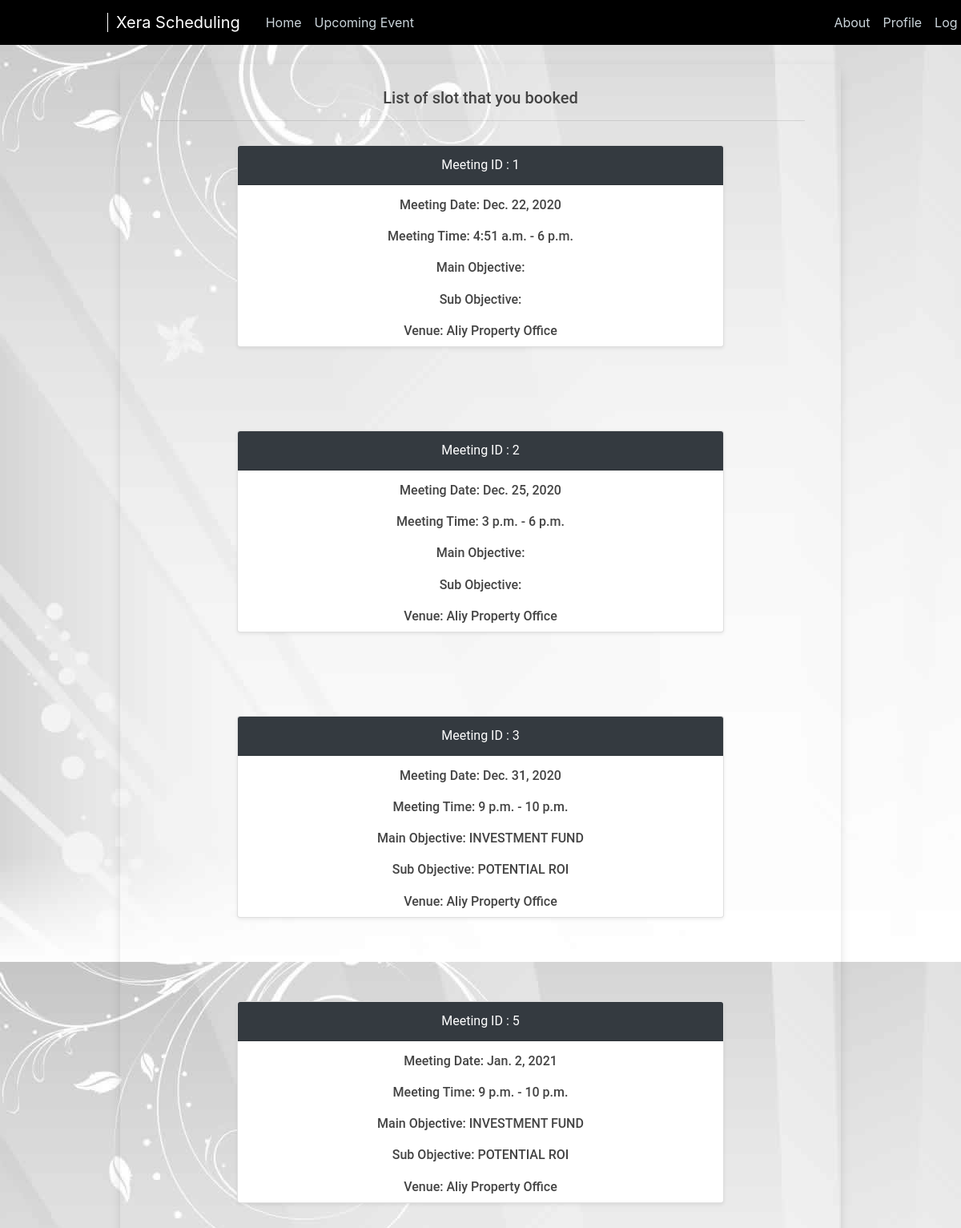
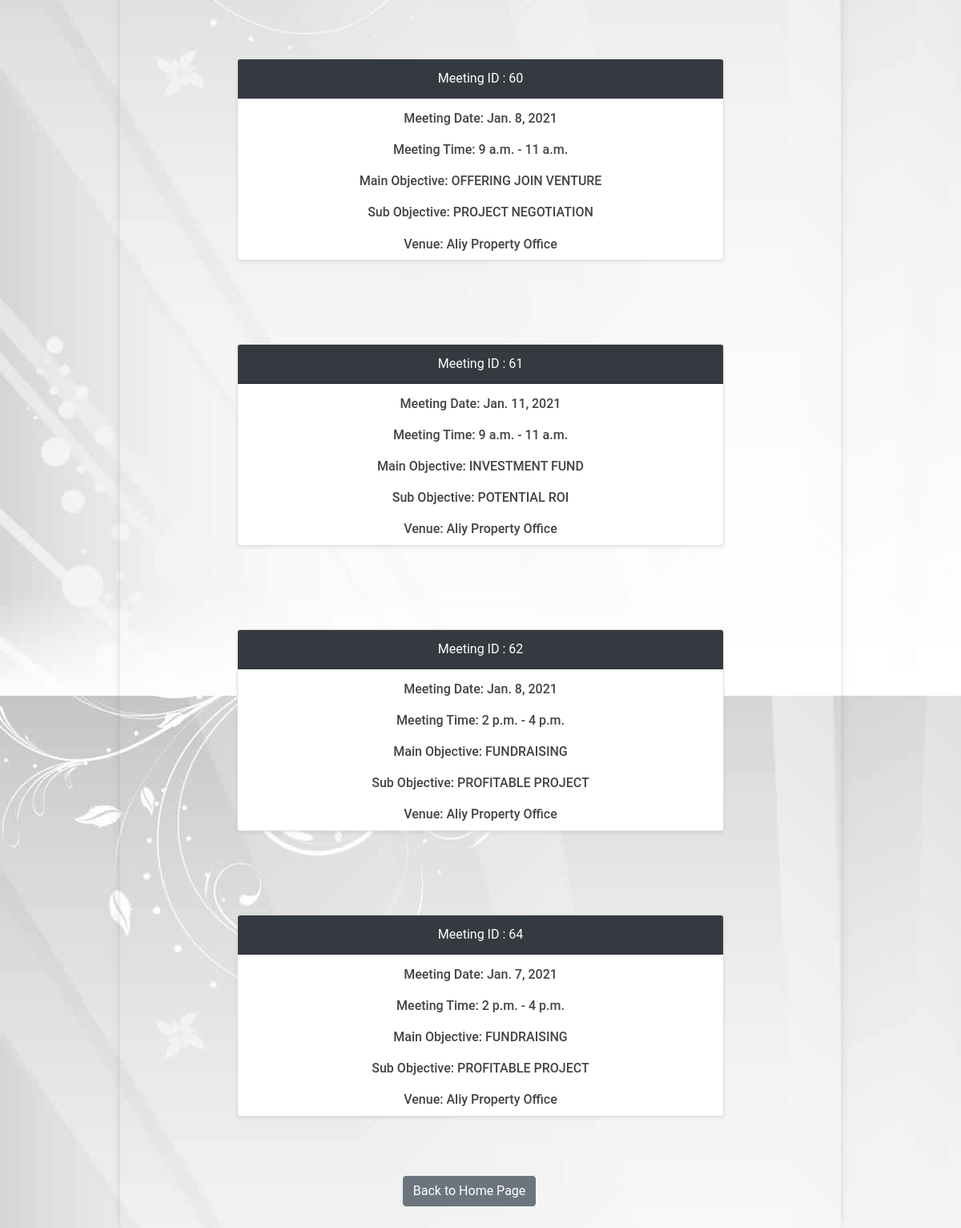
/ezz/status/ (signed in), run on an earlier commit of the app's database (2 pictures, top to bottom).
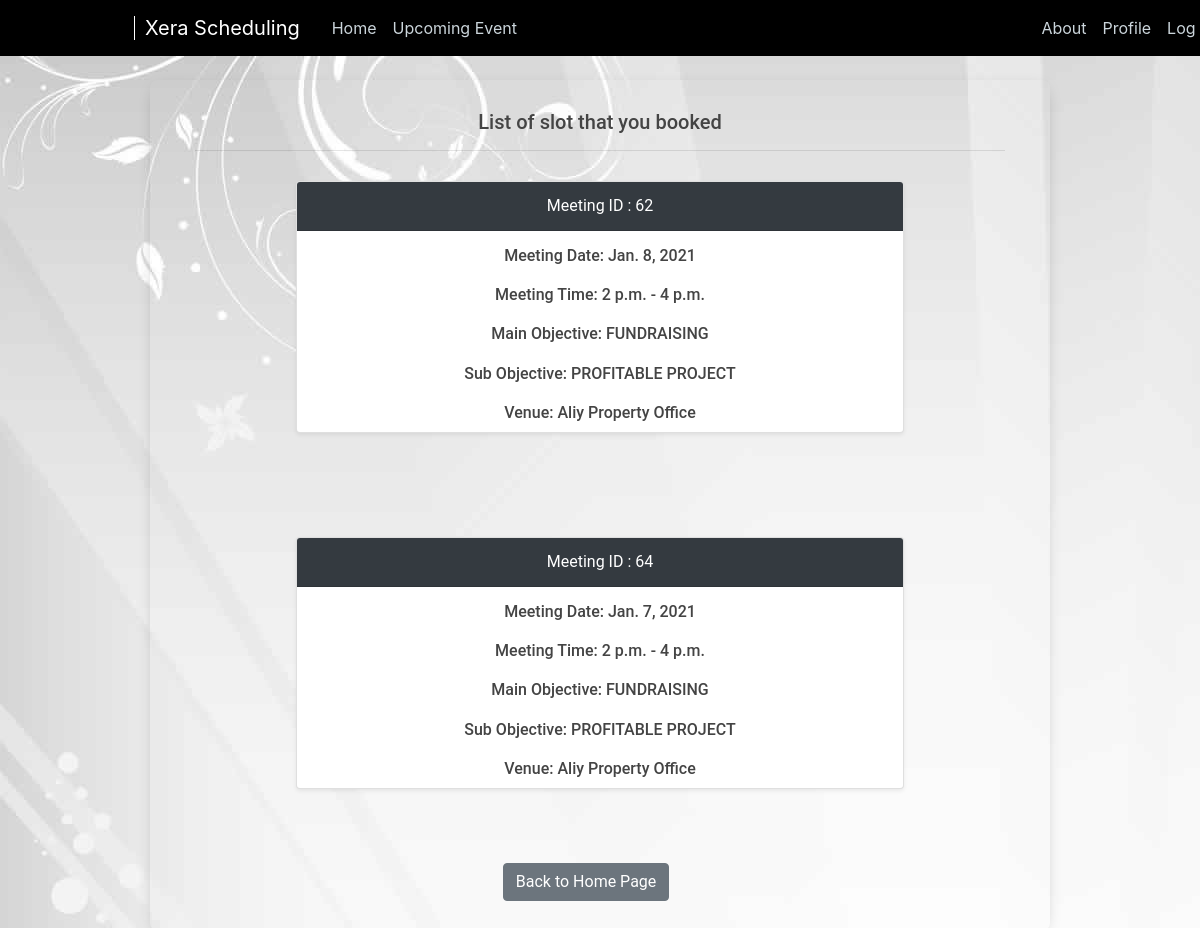
And on a later commit of the database.
### events/models.py (models this page shows, shortened)
class Event(models.Model):
    user = models.ForeignKey(User, on_delete=models.CASCADE, null=True)
    purposeitem = models.ForeignKey(PurposeDetail, on_delete=models.CASCADE, null=True)
    day = models.DateField(u'Day of the event', help_text=u'Day of the event')
    start_time = models.TimeField(u'Starting time', help_text=u'Starting time')
    end_time = models.TimeField(u'Final time', help_text=u'Final time')
    notes = models.TextField(u'Textual Notes', help_text=u'Textual Notes', blank=True, null=True)
    class Meta:
        verbose_name = u'Scheduling'
        verbose_name_plural = u'Scheduling'

### premiers/models.py (models this page shows)
class PurposeDetail(models.Model):
    user = models.ForeignKey(User, null=True, on_delete=models.CASCADE, default='')
    vip = models.ForeignKey(Vip, on_delete=models.CASCADE, blank=True, null=True)
    main_purpose = models.ForeignKey(MainPurpose, on_delete=models.CASCADE, blank=True, null=True)
    sub_purpose = models.ForeignKey(SubPurpose, on_delete=models.CASCADE, blank=True, null=True)
    representative = models.ForeignKey(Representative, on_delete=models.CASCADE, blank=True, null=True)
    category = models.CharField(max_length=200, null=True)
    fuzzy_weight = models.FloatField(null=True)

class MainPurpose(models.Model):
    main_item = models.CharField(max_length=200, null=True)
    main_weight = models.FloatField(null=True)
    image = models.ImageField(default='default.jpg', upload_to='MainPurpose_pics')
    description = models.TextField(max_length=1000, blank=True, null=True)
    def __str__(self):
        return self.main_item

class SubPurpose(models.Model):
    main_purpose = models.ForeignKey(MainPurpose, on_delete=models.CASCADE)
    sub_item = models.CharField(max_length=200, null=True)
    sub_weight = models.FloatField(null=True)
    image = models.ImageField(default='default.jpg', upload_to='SubPurpose_pics')
    description = models.TextField(max_length=1000, blank=True, null=True)
    def __str__(self):
        return self.sub_item

### premiers/views.py (the view)
# urls.py: path('status/', views.status, name='premiers-status'),
def status(request):
    logged_in_user = request.user
    logged_in_user_slots = Event.objects.filter(user=logged_in_user)
    print("------------------------------->", logged_in_user_slots)
    if logged_in_user_slots.exists():
        context = {
            'slots': logged_in_user_slots,
        }
        return render(request, 'premiers/status.html', context)
    else:
        return render(request, 'premiers/nostatus.html')

### premiers/templates/premiers/status.html
{% extends "premiers/base.html" %}
{% block content %}
<div class="event-container">
    <div class="event">
        <div class="container" style="margin: 30px">
            <h5 class="text-center"> List of slot that you booked </h5>
            <hr>
            {% for slot in slots %}
            <div class="card card-block d-flex shadow-sm"
                 style="width:75%;  margin: 0 auto; float: none; margin-bottom: 50px; margin-top: 30px">
                <div class="card-header align-items-center d-flex justify-content-center bg-dark text-white">
                    <input type="hidden" name="vipId" value="{{vip.id}}">Meeting ID : {{slot.id}}</input>
                </div>
                <h6 class="card-title align-items-center d-flex justify-content-center"
                    style="margin:10px; margin-top: 15px">Meeting Date: {{slot.day}}</h6>
                <h6 class="card-title align-items-center d-flex justify-content-center" style="margin:10px">Meeting
                    Time: {{slot.start_time}} - {{slot.end_time}}</h6>
                <h6 class="card-title align-items-center d-flex justify-content-center" style="margin:10px">Main
                    Objective: {{slot.purposeitem.main_purpose}}</h6>
                <h6 class="card-title align-items-center d-flex justify-content-center" style="margin:10px">Sub
                    Objective: {{slot.purposeitem.sub_purpose}}</h6>
                <h6 class="card-title align-items-center d-flex justify-content-center" style="margin:10px">Venue: Aliy
                    Property Office</h6>
            </div>
            <br>
            {% endfor %}
            <div style="margin-left: 38%">
                <nav aria-label="...">
                    <ul class="pagination">
                        <li class="page-item">
                            <a class="btn btn-secondary" href="{% url 'premiers-home' %}">Back to Home Page</a>
                        </li>
                    </ul>
                </nav>
            </div>
        </div>
    </div>
</div>
{% endblock content %}

What changed in the data, as far as the page shows it:
removed Event: id "1", day "Dec. 22, 2020", start_time "4:51 a.m.", end_time "6 p.m."
removed Event: id "2", day "Dec. 25, 2020", start_time "3 p.m.", end_time "6 p.m."
removed Event: id "3", day "Dec. 31, 2020", start_time "9 p.m.", end_time "10 p.m.", purposeitem.main_purpose "INVESTMENT FUND", purposeitem.sub_purpose "POTENTIAL ROI"
removed Event: id "5", day "Jan. 2, 2021", start_time "9 p.m.", end_time "10 p.m.", purposeitem.main_purpose "INVESTMENT FUND", purposeitem.sub_purpose "POTENTIAL ROI"
removed Event: id "60", day "Jan. 8, 2021", start_time "9 a.m.", end_time "11 a.m.", purposeitem.main_purpose "OFFERING JOIN VENTURE", purposeitem.sub_purpose "PROJECT NEGOTIATION"
removed Event: id "61", day "Jan. 11, 2021", start_time "9 a.m.", end_time "11 a.m.", purposeitem.main_purpose "INVESTMENT FUND", purposeitem.sub_purpose "POTENTIAL ROI"
